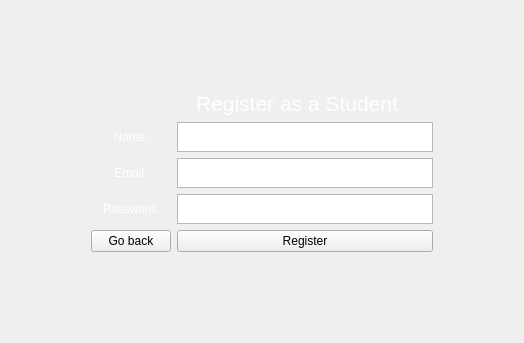
     <widget class="QWidget" name="studentReg">
      <layout class="QGridLayout" name="gridLayout_28">
       <item row="3" column="3">
        <spacer name="horizontalSpacer_5">
         <property name="orientation">
          <enum>Qt::Orientation::Horizontal</enum>
         </property>
         <property name="sizeType">
          <enum>QSizePolicy::Policy::Expanding</enum>
         </property>
         <property name="sizeHint" stdset="0">
          <size>
           <width>80</width>
           <height>20</height>
          </size>
         </property>
        </spacer>
       </item>
       <item row="4" column="1">
        <widget class="QLabel" name="label_7">
         <property name="styleSheet">
          <string notr="true">color: white;</string>
         </property>
         <property name="text">
          <string>Password:</string>
         </property>
         <property name="alignment">
          <set>Qt::AlignmentFlag::AlignCenter</set>
         </property>
        </widget>
       </item>
       <item row="2" column="2">
        <widget class="QTextEdit" name="studentNameTE">
         <property name="maximumSize">
          <size>
           <width>16777215</width>
           <height>30</height>
          </size>
         </property>
         <property name="styleSheet">
          <string notr="true">color: white;</string>
         </property>
         <property name="html">
          <string>&lt;!DOCTYPE HTML PUBLIC &quot;-//W3C//DTD HTML 4.0//EN&quot; &quot;http://www.w3.org/TR/REC-html40/strict.dtd&quot;&gt;
&lt;html&gt;&lt;head&gt;&lt;meta name=&quot;qrichtext&quot; content=&quot;1&quot; /&gt;&lt;meta charset=&quot;utf-8&quot; /&gt;&lt;style type=&quot;text/css&quot;&gt;
p, li { white-space: pre-wrap; }
hr { height: 1px; border-width: 0; }
li.unchecked::marker { content: &quot;\2610&quot;; }
li.checked::marker { content: &quot;\2612&quot;; }
&lt;/style&gt;&lt;/head&gt;&lt;body style=&quot; font-family:'Segoe UI'; font-size:9pt; font-weight:400; font-style:normal;&quot;&gt;
&lt;p style=&quot;-qt-paragraph-type:empty; margin-top:0px; margin-bottom:0px; margin-left:0px; margin-right:0px; -qt-block-indent:0; text-indent:0px;&quot;&gt;&lt;br /&gt;&lt;/p&gt;&lt;/body&gt;&lt;/html&gt;</string>
         </property>
        </widget>
       </item>
       <item row="3" column="0">
        <spacer name="horizontalSpacer_6">
         <property name="orientation">
          <enum>Qt::Orientation::Horizontal</enum>
         </property>
         <property name="sizeType">
          <enum>QSizePolicy::Policy::Expanding</enum>
         </property>
         <property name="sizeHint" stdset="0">
          <size>
           <width>80</width>
           <height>20</height>
          </size>
         </property>
        </spacer>
       </item>
       <item row="2" column="1">
        <widget class="QLabel" name="label_8">
         <property name="styleSheet">
          <string notr="true">color: white;</string>
         </property>
         <property name="text">
          <string>Name:</string>
         </property>
         <property name="alignment">
          <set>Qt::AlignmentFlag::AlignCenter</set>
         </property>
        </widget>
       </item>
       <item row="4" column="2">
        <widget class="QTextEdit" name="studentPwTE">
         <property name="maximumSize">
          <size>
           <width>16777215</width>
           <height>30</height>
          </size>
         </property>
         <property name="styleSheet">
          <string notr="true">color: white;</string>
         </property>
         <property name="html">
          <string>&lt;!DOCTYPE HTML PUBLIC &quot;-//W3C//DTD HTML 4.0//EN&quot; &quot;http://www.w3.org/TR/REC-html40/strict.dtd&quot;&gt;
&lt;html&gt;&lt;head&gt;&lt;meta name=&quot;qrichtext&quot; content=&quot;1&quot; /&gt;&lt;meta charset=&quot;utf-8&quot; /&gt;&lt;style type=&quot;text/css&quot;&gt;
p, li { white-space: pre-wrap; }
hr { height: 1px; border-width: 0; }
li.unchecked::marker { content: &quot;\2610&quot;; }
li.checked::marker { content: &quot;\2612&quot;; }
&lt;/style&gt;&lt;/head&gt;&lt;body style=&quot; font-family:'Segoe UI'; font-size:9pt; font-weight:400; font-style:normal;&quot;&gt;
&lt;p style=&quot;-qt-paragraph-type:empty; margin-top:0px; margin-bottom:0px; margin-left:0px; margin-right:0px; -qt-block-indent:0; text-indent:0px;&quot;&gt;&lt;br /&gt;&lt;/p&gt;&lt;/body&gt;&lt;/html&gt;</string>
         </property>
        </widget>
       </item>
       <item row="6" column="2">
        <widget class="QPushButton" name="registerStudentBtn">
         <property name="maximumSize">
          <size>
           <width>16777215</width>
           <height>16777215</height>
          </size>
         </property>
         <property name="text">
          <string>Register</string>
         </property>
        </widget>
       </item>
       <item row="3" column="1">
        <widget class="QLabel" name="label_5">
         <property name="styleSheet">
          <string notr="true">color: white;</string>
         </property>
         <property name="text">
          <string>Email:</string>
         </property>
         <property name="alignment">
          <set>Qt::AlignmentFlag::AlignCenter</set>
         </property>
        </widget>
       </item>
       <item row="3" column="2">
        <widget class="QTextEdit" name="studentEmailTE">
         <property name="maximumSize">
          <size>
           <width>16777215</width>
           <height>30</height>
          </size>
         </property>
         <property name="styleSheet">
          <string notr="true">color: white;</string>
         </property>
         <property name="html">
          <string>&lt;!DOCTYPE HTML PUBLIC &quot;-//W3C//DTD HTML 4.0//EN&quot; &quot;http://www.w3.org/TR/REC-html40/strict.dtd&quot;&gt;
&lt;html&gt;&lt;head&gt;&lt;meta name=&quot;qrichtext&quot; content=&quot;1&quot; /&gt;&lt;meta charset=&quot;utf-8&quot; /&gt;&lt;style type=&quot;text/css&quot;&gt;
p, li { white-space: pre-wrap; }
hr { height: 1px; border-width: 0; }
li.unchecked::marker { content: &quot;\2610&quot;; }
li.checked::marker { content: &quot;\2612&quot;; }
&lt;/style&gt;&lt;/head&gt;&lt;body style=&quot; font-family:'Segoe UI'; font-size:9pt; font-weight:400; font-style:normal;&quot;&gt;
&lt;p style=&quot;-qt-paragraph-type:empty; margin-top:0px; margin-bottom:0px; margin-left:0px; margin-right:0px; -qt-block-indent:0; text-indent:0px;&quot;&gt;&lt;br /&gt;&lt;/p&gt;&lt;/body&gt;&lt;/html&gt;</string>
         </property>
        </widget>
       </item>
       <item row="0" column="2">
        <spacer name="verticalSpacer_3">
         <property name="orientation">
          <enum>Qt::Orientation::Vertical</enum>
         </property>
         <property name="sizeType">
          <enum>QSizePolicy::Policy::Maximum</enum>
         </property>
         <property name="sizeHint" stdset="0">
          <size>
           <width>20</width>
           <height>80</height>
          </size>
         </property>
        </spacer>
       </item>
       <item row="7" column="2">
        <spacer name="verticalSpacer_7">
         <property name="orientation">
          <enum>Qt::Orientation::Vertical</enum>
         </property>
         <property name="sizeType">
          <enum>QSizePolicy::Policy::Maximum</enum>
         </property>
         <property name="sizeHint" stdset="0">
          <size>
           <width>20</width>
           <height>80</height>
          </size>
         </property>
        </spacer>
       </item>
       <item row="6" column="1">
        <widget class="QPushButton" name="backButton_2">
         <property name="text">
          <string>Go back</string>
         </property>
        </widget>
       </item>
       <item row="1" column="1" colspan="2">
        <widget class="QLabel" name="label_6">
         <property name="maximumSize">
          <size>
           <width>16777215</width>
           <height>40</height>
          </size>
         </property>
         <property name="font">
          <font>
           <family>Segoe UI</family>
           <pointsize>16</pointsize>
           <bold>false</bold>
          </font>
         </property>
         <property name="styleSheet">
          <string notr="true">color: white;</string>
         </property>
         <property name="text">
          <string>            Register as a Student</string>
         </property>
         <property name="alignment">
          <set>Qt::AlignmentFlag::AlignCenter</set>
         </property>
        </widget>
       </item>
      </layout>
     </widget>
